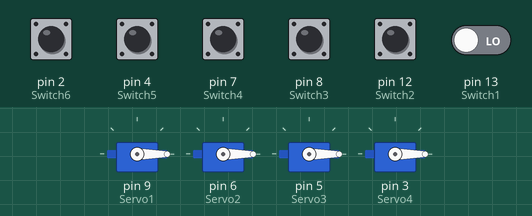
Simulated run of this sketch. Board: Arduino Uno, built with avr-gcc and run on an emulated ATmega328P. Shown: 4 × servo. Inputs (shaded band) come from the test bench; at power-on: pin 2 (Switch6), pin 4 (Switch5), pin 7 (Switch4), pin 8 (Switch3), pin 12 (Switch2), pin 13 (Switch1) LOW.

Above: at 1.2 s.
1.3 s: pin 2 (Switch6) pulled HIGH for 0.15 s
At 2.5 s:
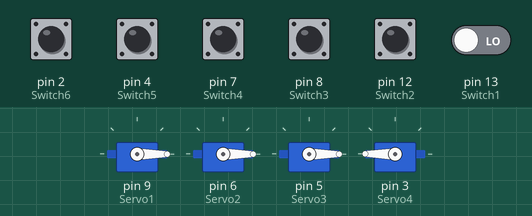
2.9 s: pin 4 (Switch5) pulled HIGH for 0.15 s
At 3.8 s:
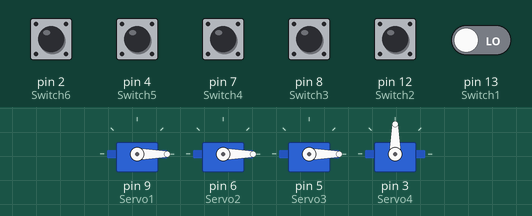
6.0 s: pin 2 (Switch6) driven HIGH and pin 13 (Switch1) driven HIGH
At 7.6 s:
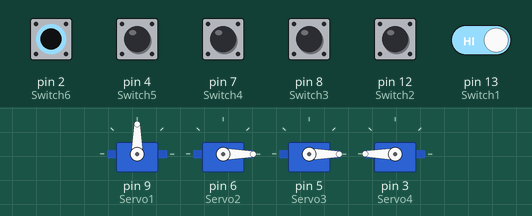
8.5 s: pin 2 (Switch6) driven LOW
At 10.8 s:
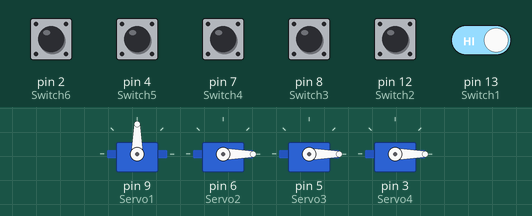
11.5 s: pin 2 (Switch6) driven HIGH
At 13.5 s:
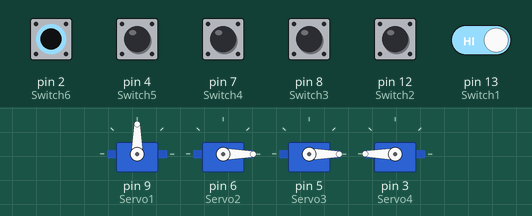
14.0 s: pin 7 (Switch4) pulsed HIGH 5 times (0.12 s each, 0.3 s apart)
At 15.3 s:
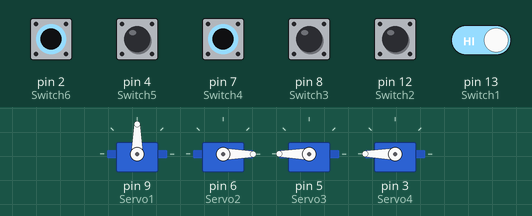
Timing chart, 0 to 17.0 s (numbered marks = the images above; inputs shaded):
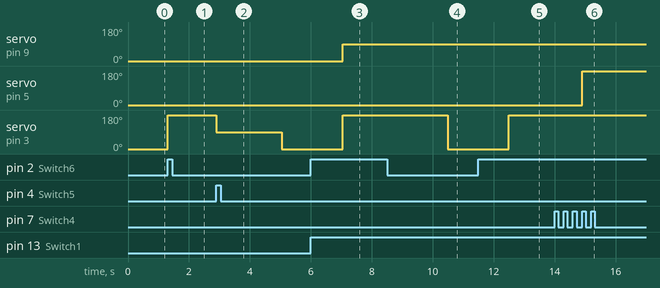

The sketch:

TheLorax.ino
```cpp
#include <Servo.h>

// Creating a variable for each Servo
Servo Servo1;
Servo Servo2;
Servo Servo3;
Servo Servo4;

// Creating variables for each Switch and assigning them an Arduino pin
const int Switch1 = 13;
const int Switch2 = 12;
const int Switch3 = 8;
const int Switch4 = 7;
const int Switch5 = 4;
const int Switch6 = 2;

// Variables for the Switch state of Switches 3, 4, and 5
int Switch3State = 0;
int LastSwitch3State = 0;
int Switch4State = 0;
int LastSwitch4State = 0;
int Switch5State = 0;
int LastSwitch5State = 0;

// Creating variables for counting how many times Switches 3 and 4 are activated
int Switch3Count = 0;
int Switch4Count = 0;

void setup() {
  // Assigning each Servo an Arduino pin
  Servo1.attach(9);
  Servo2.attach(6);
  Servo3.attach(5);
  Servo4.attach(3);

  // Making sure each Switch is an input
  pinMode(Switch1, INPUT);
  pinMode(Switch2, INPUT);
  pinMode(Switch3, INPUT);
  pinMode(Switch4, INPUT);
  pinMode(Switch5, INPUT);
  pinMode(Switch6, INPUT);

  // Setting all Servos to 0 degrees at the beginning
  Servo1.write(0);
  Servo2.write(0);
  Servo3.write(0);
  Servo4.write(0);

  // Set up serial communication
  Serial.begin(9600);
}

void loop() {
  // First interaction (open door)
  if (digitalRead(Switch1) == HIGH) {
    Servo1.write(90);
  }

  // Second interaction (close door)
  if (digitalRead(Switch2) == HIGH) {
    Servo1.write(0);
  }

  // Third interaction (cutting tree 1)
  Switch3State = digitalRead(Switch3);
  if (Switch3State != LastSwitch3State) {
    if (Switch3State == HIGH) {
      Switch3Count++;
    }
  }
  LastSwitch3State = Switch3State;
  if (Switch3Count == 4) {
    Servo2.write(180);
  }

  // Fourth interaction (cutting tree 2)
  Switch4State = digitalRead(Switch4);
  if (Switch4State != LastSwitch4State) {
    if (Switch4State == HIGH) {
      Switch4Count++;
    }
  }
  LastSwitch4State = Switch4State;
  if (Switch4Count == 4) {
    Servo3.write(180);
  }

  // Fifth and sixth interactions (backdrop change and ignoring Lorax) + enclosure reset
  Switch5State = digitalRead(Switch5);
  if (digitalRead(Switch6) == HIGH) {
    Servo4.write(180);
  } else {
    if (Switch5State == HIGH) {
      Servo4.write(90);
      LastSwitch5State = Switch5State;
    } else {
      if (Switch5State != LastSwitch5State) {
        if (digitalRead(Switch6) == LOW) {
          delay(2000);
          Servo4.write(0);
          Servo3.write(0);
          Servo2.write(0);
        }
      }
    }
  }
}
  // Amongus
```

Measured:
- after the input at 1.3 s, servo on pin 3 (Servo4): 0° → 180° at once
- after the input at 2.9 s, servo on pin 3 (Servo4): 180° → 90° at once, → 0° 2.2 s later
- after the input at 6.0 s, servo on pin 9 (Servo1): 0° → 90° after 1.1 s; servo on pin 3 (Servo4): 0° → 180° after 1.1 s
- after the input at 8.5 s, servo on pin 3 (Servo4): 180° → 0° after 2.0 s
- after the input at 11.5 s, servo on pin 3 (Servo4): 0° → 180° after 1.0 s
- after the input at 14.0 s, servo on pin 5 (Servo3): 0° → 180° after 0.90 s
